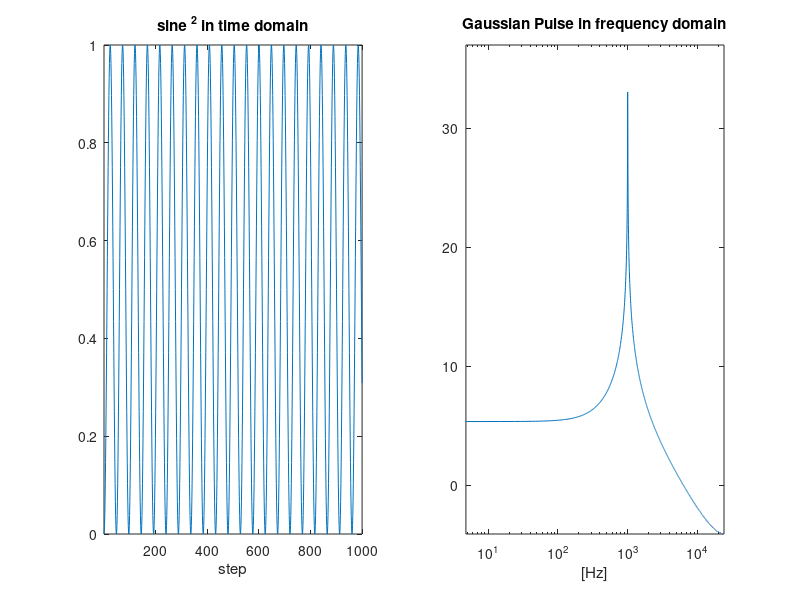

The MATLAB script that drew this image:
close all;
clear all;

dt = 0 : 1 / 48000 : 10000 / 48000 ;

P = sin(2 * pi * 500 * dt) .^ 2;

f = linspace(0 ,  24000, 5000);

Y = fft(P);
figure(1);

subplot(1,2,1);
plot(P(1 : 1000));
title('sine ^2 in time domain');
xlabel('step');
axis tight;

subplot(1,2,2);
semilogx(f, 10 * log10(abs(Y(1 : (end-1)/2))));
title('Gaussian Pulse in frequency domain');
xlabel('[Hz]');

axis tight;